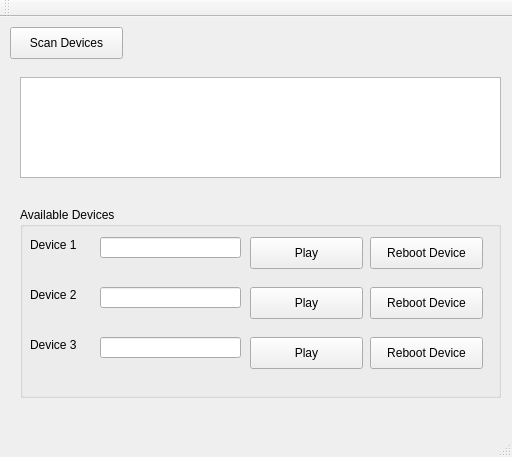
<?xml version="1.0" encoding="UTF-8"?>
<ui version="4.0">
 <class>MainWindow</class>
 <widget class="QMainWindow" name="MainWindow">
  <property name="geometry">
   <rect>
    <x>0</x>
    <y>0</y>
    <width>512</width>
    <height>457</height>
   </rect>
  </property>
  <property name="windowTitle">
   <string>Foundry HaaS Ver. 0.1</string>
  </property>
  <widget class="QWidget" name="centralWidget">
   <widget class="QPushButton" name="scanButton">
    <property name="geometry">
     <rect>
      <x>10</x>
      <y>10</y>
      <width>113</width>
      <height>32</height>
     </rect>
    </property>
    <property name="text">
     <string>Scan Devices</string>
    </property>
   </widget>
   <widget class="QTextEdit" name="devices_message">
    <property name="enabled">
     <bool>true</bool>
    </property>
    <property name="geometry">
     <rect>
      <x>20</x>
      <y>60</y>
      <width>481</width>
      <height>101</height>
     </rect>
    </property>
    <property name="readOnly">
     <bool>true</bool>
    </property>
   </widget>
   <widget class="QGroupBox" name="groupBox">
    <property name="geometry">
     <rect>
      <x>20</x>
      <y>190</y>
      <width>481</width>
      <height>191</height>
     </rect>
    </property>
    <property name="title">
     <string>Available Devices</string>
    </property>
    <widget class="QLabel" name="label">
     <property name="geometry">
      <rect>
       <x>10</x>
       <y>30</y>
       <width>58</width>
       <height>16</height>
      </rect>
     </property>
     <property name="text">
      <string>Device 1</string>
     </property>
    </widget>
    <widget class="QLabel" name="label_2">
     <property name="geometry">
      <rect>
       <x>10</x>
       <y>80</y>
       <width>58</width>
       <height>16</height>
      </rect>
     </property>
     <property name="text">
      <string>Device 2</string>
     </property>
    </widget>
    <widget class="QLabel" name="label_3">
     <property name="geometry">
      <rect>
       <x>10</x>
       <y>130</y>
       <width>58</width>
       <height>16</height>
      </rect>
     </property>
     <property name="text">
      <string>Device 3</string>
     </property>
    </widget>
    <widget class="QLineEdit" name="device1_text">
     <property name="geometry">
      <rect>
       <x>80</x>
       <y>30</y>
       <width>141</width>
       <height>21</height>
      </rect>
     </property>
     <property name="readOnly">
      <bool>true</bool>
     </property>
    </widget>
    <widget class="QLineEdit" name="device2_text">
     <property name="geometry">
      <rect>
       <x>80</x>
       <y>80</y>
       <width>141</width>
       <height>21</height>
      </rect>
     </property>
    </widget>
    <widget class="QLineEdit" name="device3_text">
     <property name="geometry">
      <rect>
       <x>80</x>
       <y>130</y>
       <width>141</width>
       <height>21</height>
      </rect>
     </property>
    </widget>
    <widget class="QPushButton" name="playbutton_1">
     <property name="geometry">
      <rect>
       <x>230</x>
       <y>30</y>
       <width>113</width>
       <height>32</height>
      </rect>
     </property>
     <property name="text">
      <string>Play</string>
     </property>
    </widget>
    <widget class="QPushButton" name="rebootbutton_1">
     <property name="geometry">
      <rect>
       <x>350</x>
       <y>30</y>
       <width>113</width>
       <height>32</height>
      </rect>
     </property>
     <property name="text">
      <string>Reboot Device</string>
     </property>
    </widget>
    <widget class="QPushButton" name="playbutton_2">
     <property name="geometry">
      <rect>
       <x>230</x>
       <y>80</y>
       <width>113</width>
       <height>32</height>
      </rect>
     </property>
     <property name="text">
      <string>Play</string>
     </property>
    </widget>
    <widget class="QPushButton" name="rebootbutton_2">
     <property name="geometry">
      <rect>
       <x>350</x>
       <y>80</y>
       <width>113</width>
       <height>32</height>
      </rect>
     </property>
     <property name="text">
      <string>Reboot Device</string>
     </property>
    </widget>
    <widget class="QPushButton" name="playbutton_3">
     <property name="geometry">
      <rect>
       <x>230</x>
       <y>130</y>
       <width>113</width>
       <height>32</height>
      </rect>
     </property>
     <property name="text">
      <string>Play</string>
     </property>
    </widget>
    <widget class="QPushButton" name="rebootbutton_3">
     <property name="geometry">
      <rect>
       <x>350</x>
       <y>130</y>
       <width>113</width>
       <height>32</height>
      </rect>
     </property>
     <property name="text">
      <string>Reboot Device</string>
     </property>
    </widget>
   </widget>
  </widget>
  <widget class="QMenuBar" name="menuBar">
   <property name="geometry">
    <rect>
     <x>0</x>
     <y>0</y>
     <width>512</width>
     <height>22</height>
    </rect>
   </property>
  </widget>
  <widget class="QToolBar" name="mainToolBar">
   <attribute name="toolBarArea">
    <enum>TopToolBarArea</enum>
   </attribute>
   <attribute name="toolBarBreak">
    <bool>false</bool>
   </attribute>
  </widget>
  <widget class="QStatusBar" name="statusBar"/>
 </widget>
 <layoutdefault spacing="6" margin="11"/>
 <resources/>
 <connections/>
</ui>
